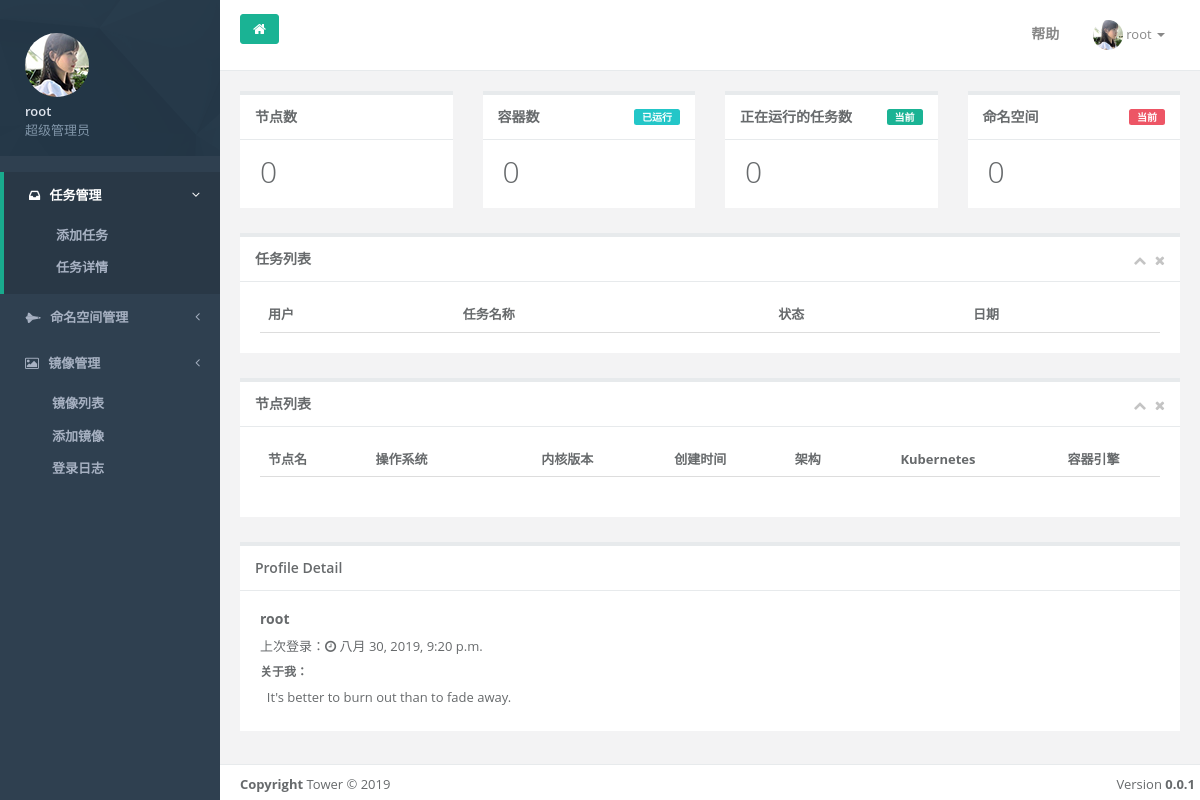
Page /dashboard/ (signed in) on the earlier database version.
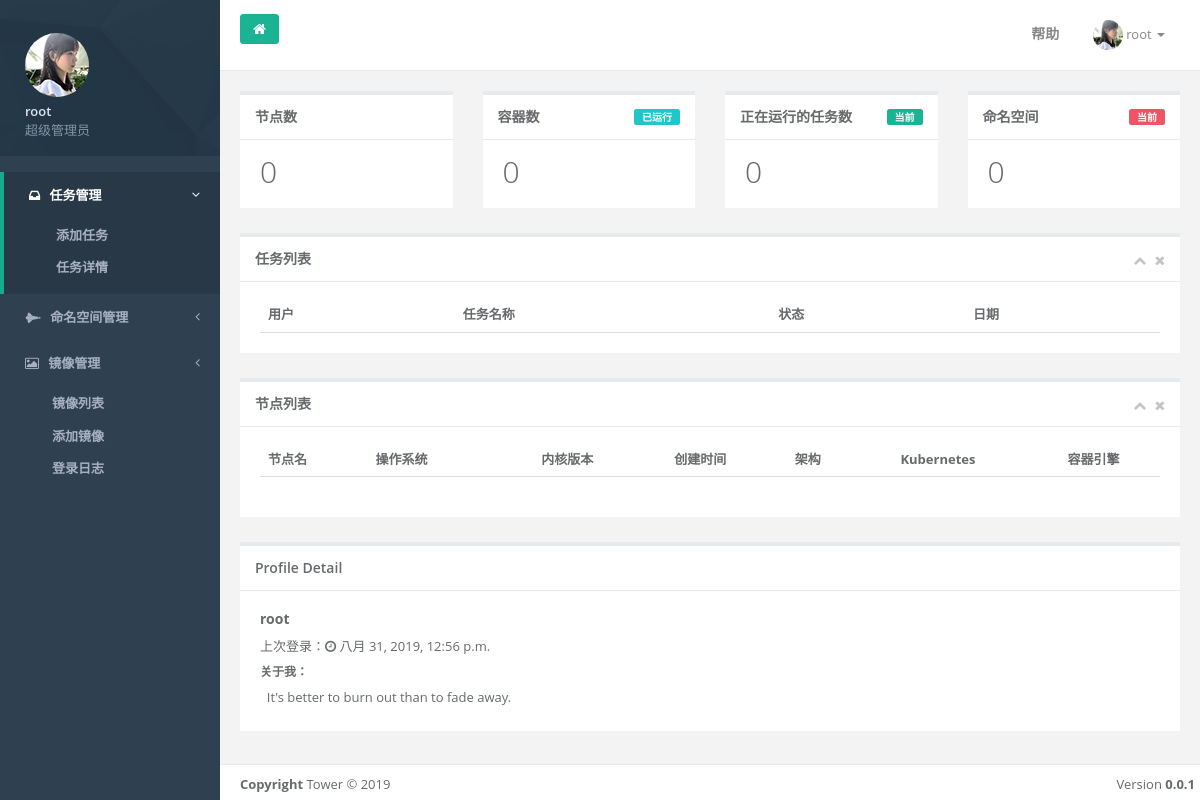
Same page on the later database version.
### User/models.py (models this page shows)
class User(AbstractUser):
    QQ = models.CharField(default='', max_length=60)
    objects = TowerUserManager()

### Dashboard/views.py (the view)
# urls.py: path('', views.DashboardIndexView.as_view()),
class DashboardIndexView(LoginRequiredMixin, TemplateView):
    template_name = 'Dashboard/index.html'
    def get_context_data(self, **kwargs):
        k = lists.K8sList()
        context = super().get_context_data(**kwargs)
        context['k'] = k
        return context

### Dashboard/lists.py (called while the page is built)
    def pod_num(self):
        return len(client.CoreV1Api().list_pod_for_all_namespaces(watch=False).items)

    def node_num(self):
        return len(client.CoreV1Api().list_node(watch=False).items)

    def namespace_num(self):
        return len(client.CoreV1Api().list_namespace().items)

    def job_num(self):
        return len(client.BatchV1Api().list_job_for_all_namespaces().items)

    def job_list(self):
        return client.BatchV1Api().list_job_for_all_namespaces().items

    def node_list(self):
        return client.CoreV1Api().list_node(watch=False).items

### templates/Dashboard/index.html (shortened to what the changed rows need)
<!DOCTYPE html>
<html>
<head>
        {% load static %}
    <link href="{% static "css/bootstrap.min.css"%}"  rel="stylesheet">
    <link href="{% static "css/font-awesome.min.css"%}"  rel="stylesheet">
    <link href="{% static "css/animate.min.css"%}"  rel="stylesheet">
    <link href="{% static "css/style.min.css"%}"  rel="stylesheet">
</head>
<body class="fixed-sidebar full-height-layout gray-bg" style="overflow:hidden">
    <div id="wrapper">
         <nav class="navbar-default navbar-static-side" role="navigation">
                    <div class="sidebar-collapse">
                        <ul class="nav" id="side-menu">
                            <li class="nav-header">
                                <div class="dropdown profile-element">
                                    <a data-toggle="dropdown" class="dropdown-toggle" href="#">
                                        <span class="clear">
                                       <span class="block m-t-xs"><strong class="font-bold">{{ user }}</strong></span>
                                        </span>
                                    </a>
                                </div>
                            </li>
                        </ul>
                    </div>
            </nav>
        <div id="page-wrapper" class="gray-bg dashbard-1">
            <div class="row border-bottom">
                <nav class="navbar navbar-static-top white-bg" role="navigation" style="margin-bottom: 0">
                        <ul class="nav navbar-top-links navbar-right">
                            <li class="dropdown">
                                <a data-toggle="dropdown" class="dropdown-toggle" href="#">
                                    <span class="m-r-sm text-muted welcome-message">
                                        <img alt="image" class="img-circle" width="30" height="30" src="/static/img/a5.jpg"/>
                                        <span style="font-size: 13px;font-weight: 400"> {{ user }}
                                            <b class="caret"></b>
                                        </span>
                                    </span>
                                </a>
                            </li>
                        </ul>
                </nav>
            </div>
            <div class="row J_mainContent" id="content-main">
               <div class="wrapper wrapper-content">
        <div class="row">
            <div class="col-sm-3">
                <div class="ibox float-e-margins">
                    <div class="ibox-content">
                        <h1 class="no-margins">{{ k.node_num }}</h1>
                    </div>
                </div>
            </div>
            <div class="col-sm-3">
                <div class="ibox float-e-margins">
                    <div class="ibox-content">
                        <h1 class="no-margins">{{ k.pod_num }}</h1>
                    </div>
                </div>
            </div>
            <div class="col-sm-3">
                <div class="ibox float-e-margins">
                    <div class="ibox-content">
                        <h1 class="no-margins">{{ k.job_num }}</h1>
                    </div>
                </div>
            </div>
            <div class="col-sm-3">
                <div class="ibox float-e-margins">
                    <div class="ibox-content">
                        <h1 class="no-margins">{{ k.namespace_num }}</h1>
                    </div>
                </div>
            </div>
        </div>
        <div class="row">
            <div class="col-sm-12">
                <div class="row">
                    <div class="col-sm-12">
                        <div class="ibox float-e-margins">
                            <div class="ibox-content">
                                <table class="table table-hover no-margins">
                                    <thead>
                                        <tr>
                                            <th>用户</th>
                                            <th>任务名称</th>
                                            <th>状态</th>
                                            <th>日期</th>
                                        </tr>
                                    </thead>
                                </table>
                            </div>
                        </div>
                    </div>
                </div>
                <div class="row">
                    <div class="col-sm-12">
                        <div class="ibox float-e-margins">
                            <div class="ibox-content">
                                <div class="row">
                                    <div class="col-sm-12">
                                        <table class="table  margin bottom">
                                            <thead>
                                                <tr>
                                                    <th class="text-left">节点名</th>
                                                    <th>操作系统</th>
                                                    <th class="text-center">内核版本</th>
                                                    <th class="text-center">创建时间</th>
                                                    <th class="text-center">架构</th>
                                                    <th class="text-center">Kubernetes</th>
                                                    <th class="text-center">容器引擎</th>
                                                </tr>
                                            </thead>
                                        </table>
                                    </div>
                                </div>
                            </div>
                        </div>
                    </div>
                </div>
                <div class="row">
                <div class="col-sm-12">
                    <div class="ibox ">
                        <div>
                            <div class="ibox-content profile-content">
                                <h4><strong>{{ user }}</strong></h4>
                                <p>上次登录：<i class="fa fa-clock-o"></i> {{ user.last_login }}</p>
                                <h5>
                                    关于我：
                                </h5>
                                <p>
                                     &nbsp; It's better to burn out than to fade away.
                                </p>
                            </div>
                        </div>
                    </div>
                </div>
            </div>
            </div>
        </div>
    </div>
            </div>
        </div>
    </div>
</body>
</html>

Differences in the rows shown:
changed User "root": last_login "八月 30, 2019, 9:20 p.m." → "八月 31, 2019, 12:56 p.m."
